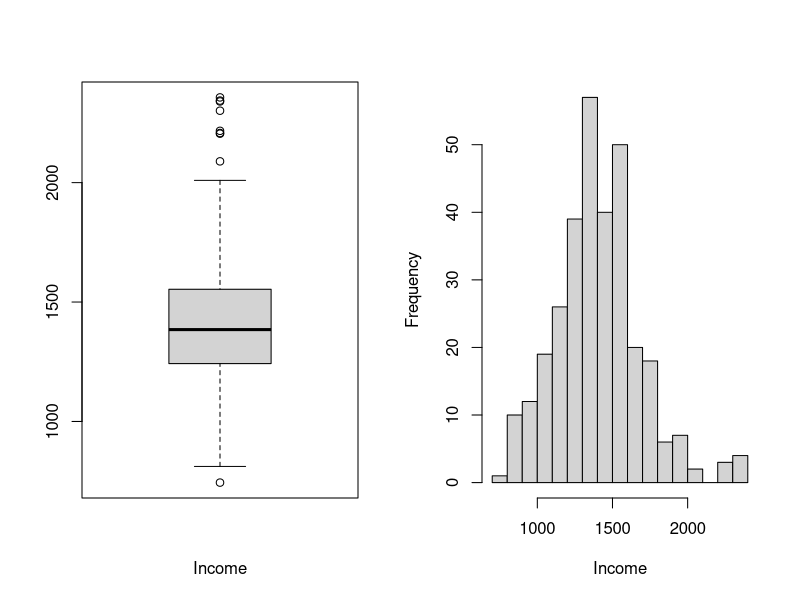
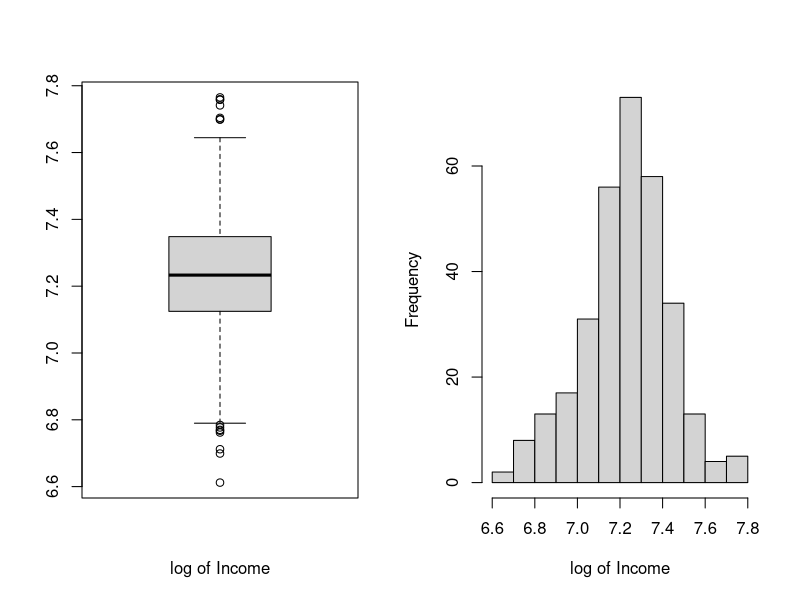
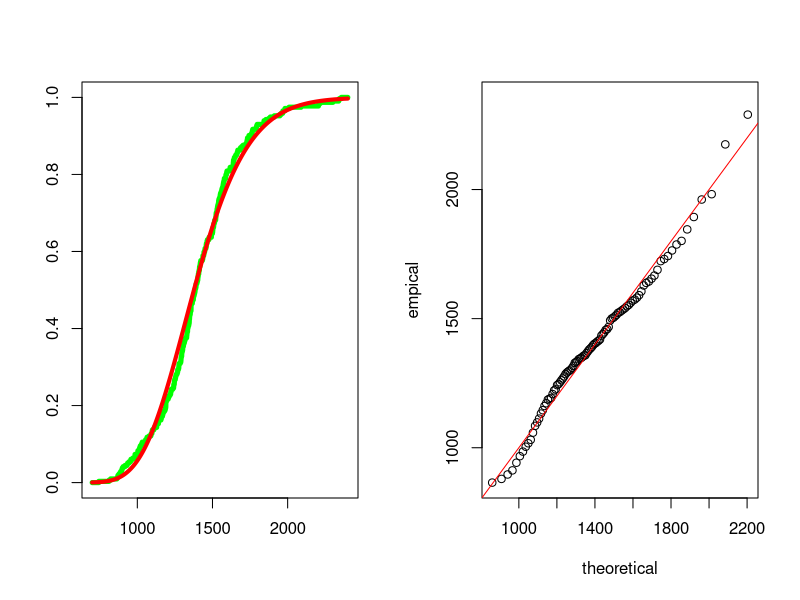

R code for these plots, in order:
## ---- chunk 1
library("maxLik")
library(tseries)

data = read.csv('data.csv', sep = ';', header = 1)

x = data$Income
logx = log(x)
n = length(x)

summary(x)
## ---- chunk 2
par(mfrow=c(1,2))
boxplot(x, xlab = "Income")
hist(x, main = NULL, xlab = "Income", breaks = 12)

jarque.bera.test(x)
## ---- chunk 3
par(mfrow=c(1,2))
boxplot(logx, xlab = "log of Income")
hist(logx, main = NULL, xlab = "log of Income", breaks = 12)

jarque.bera.test(logx)
## ---- chunk 4
L = function(param){
  miu = param[1]
  sigma = param[2]
  return( ((1/(sigma*sqrt(2*pi)))^n) * exp( (-1/(2*sigma^2))*sum((logx - miu)^2) ) )
}
## ---- chunk 5
logL = function(param){
  miu = param[1]
  sigma = param[2]
  return(-1/2*n*log(2*pi) - n*log(sigma) - (1/2)*sum((logx - miu)^2/sigma^2))
}
## ---- chunk 6
gradlogL = function(param){
  miu = param[1]
  sigma = param[2]
  grad = numeric(2)
  grad[1] = sum( (logx-miu)/sigma^2 )
  grad[2] = -n/sigma + sum( (logx-miu)^2/sigma^3 )
  return(grad)
}
## ---- chunk 7
heslogL = function(param){
  miu = param[1]
  sigma = param[2]
  hessian = matrix(0, nrow = 2, ncol = 2)
  hessian[1,1] = n/sigma^3 - 3*sum((logx-miu)^2/sigma^4)
  hessian[1,2] = -2*sum( (logx-miu)/sigma^3 )
  hessian[2,1] = hessian[1,2]
  hessian[2,2] = -n/sigma^2
  return(hessian)
}
## ---- chunk 8
res = maxNR(fn = logL, grad = gradlogL, hess = heslogL, start = c(mean(logx),sd(logx)))

res$estimate
## ---- chunk 9
mi = 7.2273830
sigma = 0.2022326
ks.test(x, 'plnorm', mi, sigma)
## ---- chunk 10
empirical = ecdf(x)
xx = seq(700,2400, by= 0.5)
plot(xx, empirical(xx), type = 'l', col = 'green', lwd=5, xlab = "", ylab = "")
lines(xx, plnorm(xx, mi,sigma), col= "red", lwd=4) 
## ---- chunk 11
q_empical = quantile(x, prob = 1:100/100)
q_theoretical = qlnorm(1:100/100, mean = mi, sd = sigma)
plot(q_theoretical, q_empical, ylab = "empical", xlab = "theoretical")
abline(0,1, col = "red")
## ---- chunk 12
sd(logx)
mean(logx)
## ---- chunk 13
f <- function(param){
  mi = param[1]
  sigma = param[2]
  m = rbind(logx-mi, (logx-mi)^2-sigma^2, (logx-mi)^4-3*sigma^4)
  M = rowMeans(m)
  W = m%*%t(m)/n
  
  return(-t(M)%*%solve(W)%*%M)
}

res_gmm = maxNR(f, start = c(mean(logx),sd(logx)))
summary(res_gmm)
